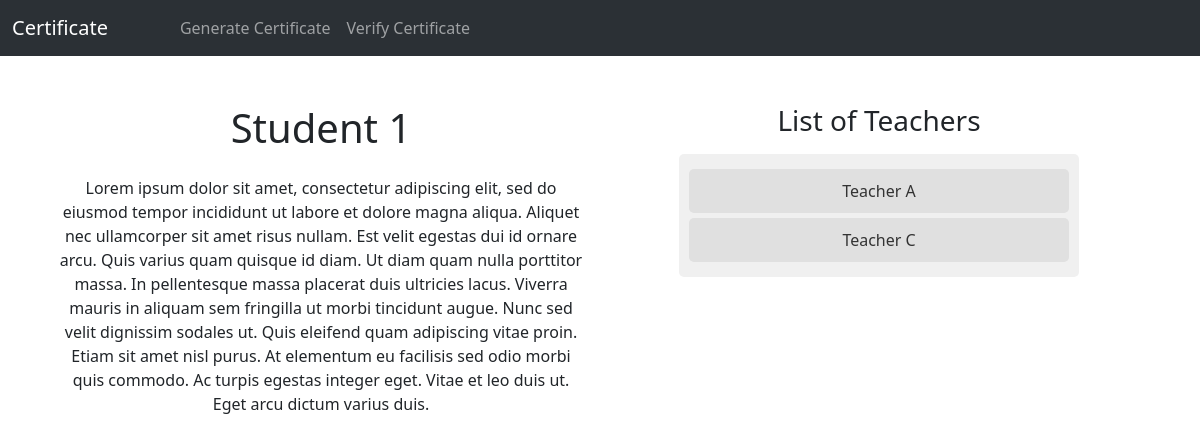
Screenshot of /student/1/ with the database file from the repository.
### certificate/models.py (models this page shows, shortened)
class Student(models.Model):
    student_name = models.CharField(max_length=100)
    teachers = models.ManyToManyField('Teacher', related_name='students')

class Teacher(models.Model):
    teacher_name = models.CharField(max_length=100)

### certificate/views.py (the view)
# urls.py: path('student/<int:student_id>/', views.student, name='student'),
def student(request, student_id):
    student = Student.objects.get(id=student_id)
    teachers = student.teachers.all()
    return render(request, 'student.html', {'student': student, 'teachers': teachers})

### certificate/templates/student.html
{% extends 'base.html' %}
{% block content %}
<div class="container text-center mt-5">
    <div class="row">
        <div class="col">
            <h1 class="mb-4">{{ student.student_name }}</h1>
            <p>
                Lorem ipsum dolor sit amet, consectetur adipiscing elit, sed do eiusmod tempor incididunt ut
                labore et dolore magna aliqua. Aliquet nec ullamcorper sit amet risus nullam. Est velit
                egestas dui id ornare arcu. Quis varius quam quisque id diam. Ut diam quam nulla porttitor
                massa. In pellentesque massa placerat duis ultricies lacus. Viverra mauris in aliquam sem
                fringilla ut morbi tincidunt augue. Nunc sed velit dignissim sodales ut. Quis eleifend quam
                adipiscing vitae proin. Etiam sit amet nisl purus. At elementum eu facilisis sed odio morbi
                quis commodo. Ac turpis egestas integer eget. Vitae et leo duis ut. Eget arcu dictum varius duis.
            </p>
        </div>
        <div class="col">
            <h3 class="mb-3">List of Teachers</h3>
            <div class="custom-list">
                {% for teacher in teachers %}
                <a href="{% url 'generate_certificate' teacher_id=teacher.id student_id=student.id %}" class="custom-item">
                    {{ teacher.teacher_name }}
                </a>
                {% endfor %}
            </div>
        </div>
    </div>
</div>
{% endblock %}

### certificate/static/css/style.css (style rules this page uses)
.custom-list { margin: auto; width: 400px; background-color: #f0f0f0; padding: 10px; border-radius: 5px; }
.custom-item { display: block; padding: 10px; margin: 5px 0; background-color: #e0e0e0; border-radius: 5px; text-decoration: none; color: #333; }

### rows the page displays
Student: student_name "Student 1"
Teacher: teacher_name "Teacher A"
Teacher: teacher_name "Teacher C"
